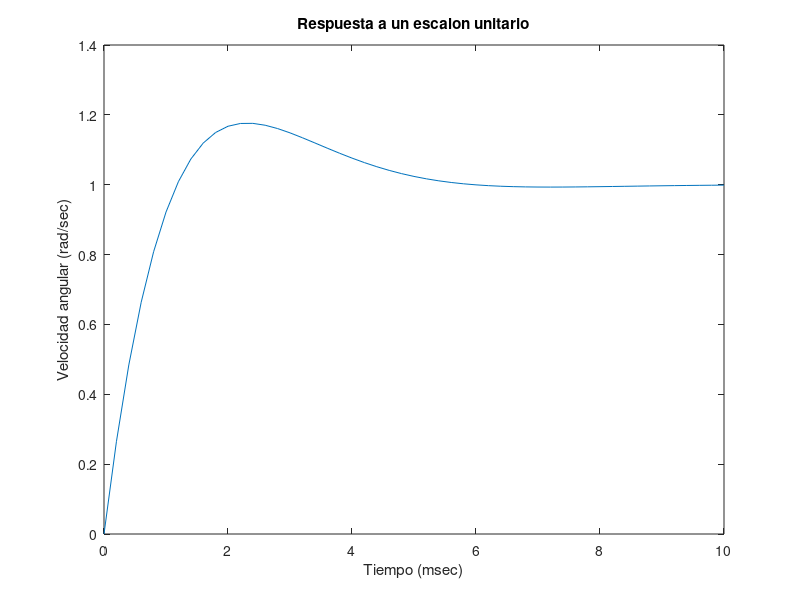
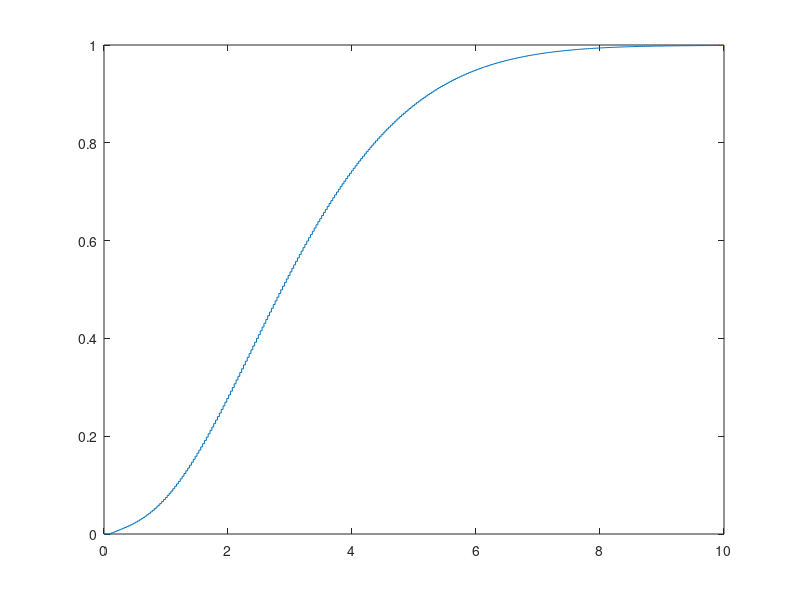
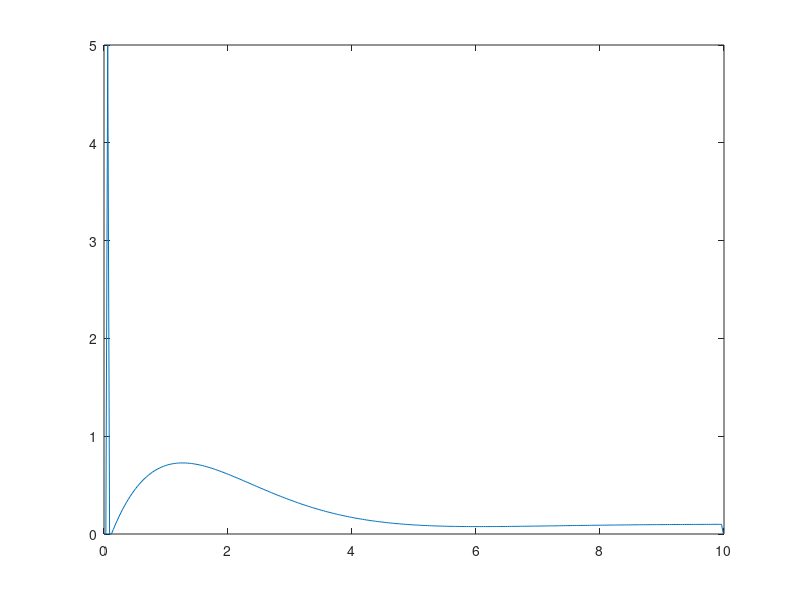
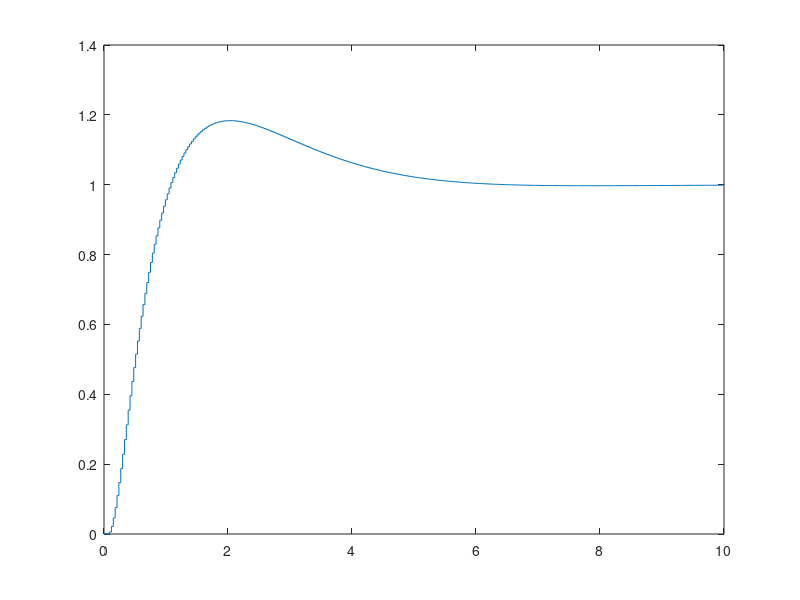

MATLAB code for these plots, in order:
%Script para comparar el rendimiento del algoritmo PID discretizado por el
%método de Euler y el continuo

%Realizado por: Enrique A. Vargas
%Fecha: 04/09/05

close all;
clear all;
%Se define la planta. Se utiliza la planta del ejemplo 3.4 del Franklin
numG = 360000;
denG = conv([1 60],[1 600]);
motor = tf(numG,denG);

%Implementación del control analogico
% C(s) = Kp*(Ti*Td*S^2 + Ti*S + 1)/(Ti*S)
Kp = 5;
Td = .0008;
Ti = .003;
numC=Kp*[Ti*Td Ti 1];
denC=[Ti 0];
controlador = tf(numC,denC);
cloop_c =feedback(controlador*motor,1);
t=0:.0002:.01;
yc=step(cloop_c,t);
figure(1)
plot(t*1000,yc,'-');
hold on
title('Respuesta a un escalon unitario');
xlabel('Tiempo (msec)');
ylabel('Velocidad angular (rad/sec)');
%pause

%Se define el tiempo de muestreo el cual es función del ancho de banda 
%tr = 1.8/Wn
T = 0.03e-3;
%El tiempo de simulacion
td = [0:T:0.01];
%Se discretiza la planta 
motorD = c2d(motor,T,'zoh');
%Se obtienen las matrices de la plantaD y los coeficientes de los polinomios
[numD denD]= tfdata(motorD,'v');
%Se obtienen los coeficientes del numerador y del denominador de la planta digital
b0 = numD(2);
b1 = numD(3);
a0 = denD(1);
a1 = denD(2);
a2 = denD(3);

%Se redefinen los parametros del controlador PID 



%Se inicializan los vectores
yd = zeros(size(td));
ed = zeros(size(td));
ud = zeros(size(td));
refd = ones(size(td));

Pt = zeros(size(td));
It = zeros(size(td));
Dt = zeros(size(td));

for(k=3:max(size(td))-1)
    %Se "lee" el valor de la referencia y se calcula la señal de error
    ed(k) = refd(k) - yd(k);
     %Se calcula el esfuerzo de control
%     Pt(k) = Kp*ed(k);
%     It(k) = It(k-1) + (Kp*T/Ti)*ed(k-1);
%     Dt(k) = (Kp*Td/T)*(ed(k) - ed(k-1));
%     ud(k) = Pt(k) + It(k) + Dt(k);
    %Se calcula el esfuerzo de control
    ud_sinsaturar = ud(k-1)+Kp*((1+T/Ti+Td/T)*ed(k)-(1+2*Td/T)*ed(k-1)+(Td/T)*ed(k-2));
     if ud_sinsaturar >5
            ud(k)=5;
        elseif ud_sinsaturar<0
            ud(k) = 0;
        else
             ud(k) = ud_sinsaturar;
        end
    %Se actualiza la salida de la planta
    yd(k+1) = b0*ud(k) + b1*ud(k-1) - a1*yd(k)-a2*yd(k-1);
end
figure;
stairs(1000*td,yd)
figure;
plot(1000*td,ud);

N = 8;
alpha2 = Td*Ti/(T^2);
alpha1 = N*Ti/T;
beta2  = Kp*(N*Td*Ti + Td*Ti)/(T^2);
beta1  = Kp*(N*Ti + Td)/T;
beta0  = Kp*N;

U0 = alpha2 + alpha1;
U1 = -(2*alpha2 + alpha1);
U2 = alpha2;

E0 = beta2 + beta1 + beta0;
E1 = -(2*beta2 + beta1);
E2 = beta2;

for k = 3:numel(td)-1
        ed(k) = refd(k) - yd(k);
        ud(k) = (-U1*ud(k-1) + -U2*ud(k-2) + E0*ed(k) + E1*ed(k-1) + E2*ed(k-2))/U0;
        yd(k+1) = b0*ud(k) + b1*ud(k-1) - a1*yd(k) - a2*yd(k-1);
end
% === Gráfico combinado con doble eje ===
figure;
stairs(1000*td,yd)
figure;
plot(1000*td,ud)

